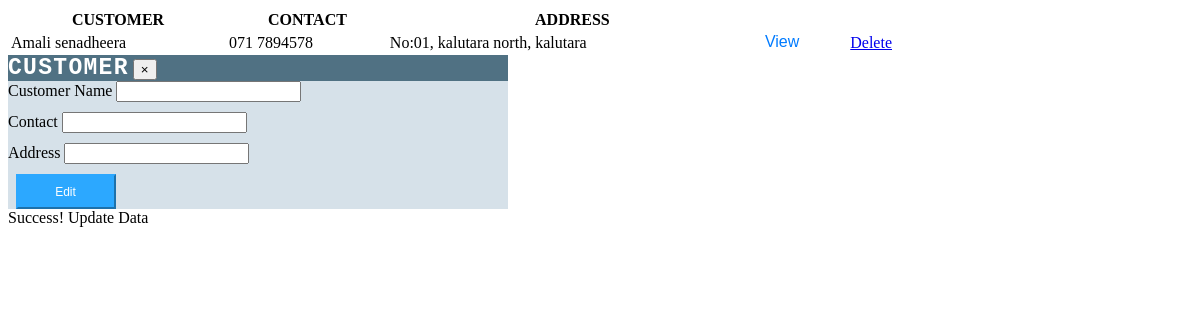
The app's page /tables/customer_table.php (signed in), older data.
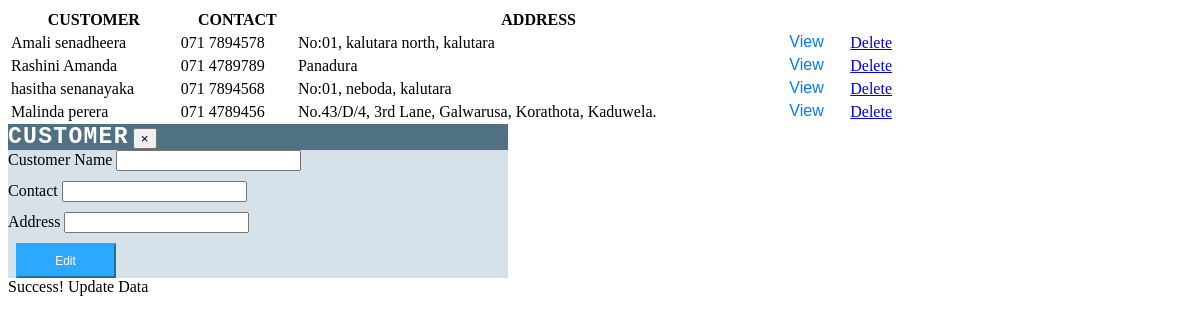
The same page, newer data.
### tables this page shows
CREATE TABLE `customer` (
  `id` int(11) NOT NULL,
  `customer_name` varchar(100) NOT NULL,
  `contact` varchar(100) NOT NULL,
  `address` varchar(100) NOT NULL
);

### tables/customer_table.php (the view, shortened to what this page needs)
<!DOCTYPE html>
<html>
<head>
</head>
<body>
<?php
  require '../include/config.php';
  if(isset($_POST["query"]))
  {
     $search =$_POST["query"];
     $query = "SELECT * FROM customer WHERE customer_name LIKE '%".$search."%' ";
  }
  else
  {
     $query = "SELECT * FROM customer";
  }
  $result = mysqli_query($conn ,$query);
  if(mysqli_num_rows($result)>0)
  {
    ?>
 <div class="tablealign">
  <table id="editable_table" class="table table table-striped">
   <thead>
    <tr>
     <th>CUSTOMER</th>
     <th>CONTACT</th>
     <th>ADDRESS</th>
     <th></th>
     <th></th>
    </tr>
   </thead>
   <tbody>
   <?php
   while($row = mysqli_fetch_array($result))
   {
    echo '
    <tr>
     <td>'.$row["customer_name"].'</td>
     <td>'.$row["contact"].'</td>
     <td>'.$row["address"].'</td>
     <td><button type="button"  id="' .$row["id"].'" name="'.$row["id"].'" class="btn btn-primary btn-sm view_data" data-toggle="modal" data-target="#myModal" style="background-color: transparent; border: 0px; color: #007bff; font-size: 16px; padding-top: 0px;">View</button></td>
     <td style="width: 5%;"><a href="../controller/customer_controller?C_delete_id='.$row["id"].'" onclick="confirmation(event)">Delete</a></td>';
    echo '</tr>';
   }
   ?>
   </tbody>
  </table>
</div>
   <?php
  }
  else
  {
   echo 'Data Not Found';
  }
?>
</body>
</html>
   <div id="myModal" class="modal fade">
    <div class="modal-dialog" style="max-width: 500px;">
     <div class="modal-content" style="height : auto;">
        <div class="modal-header" style="background-color: #507183;">
             <span style="font-size: 23px; font-family: monospace;"><b style="color: white;letter-spacing: 1.3px;">CUSTOMER</b></span>
             <button type="button" class="close" data-dismiss="modal">&times;</button>
        </div>
        <div class="modal-body" style="background-color: #d6e1e9;">
         <form method="post" id="pmh_form_edit">
            <div class="col-sm-12">
              <label>Customer Name</label>
              <input type="text" name="customer_edit" id="customer_edit" class="form-control" style="margin-bottom: 10px;"/>
            </div>
            <div class="col-sm-12">
              <label>Contact</label>
              <input type="text" name="contact_edit" id="contact_edit" class="form-control" style="margin-bottom: 10px;"/>
            </div>
            <div class="col-sm-12">
              <label>Address</label>
              <input type="text" name="address_edit" id="address_edit" class="form-control" style="margin-bottom: 10px;"/>
            </div>
          <div class="col-sm-12">
            <button type="button" id="form_customer_edit" name="form_customer_edit"  onclick="customeredit()" class="btn btn-primary" style="height: 35px; width: 100px; color: white; border-color: #2CA8FF; background-color: #2CA8FF; font-size: 12px;  padding: 4px 10px; margin-top: 0px;     margin-left: 1.5%;">Edit</button>
          </div>
         </form>
        </div>
     </div>
    </div>
     <div id="snackbar">Success! Update Data</div>
 </div>

Row changes from the older to the newer data that the page shows:
added customer: customer_name "Rashini Amanda", contact "071 4789789", address "Panadura"
added customer: customer_name "hasitha senanayaka", contact "071 7894568", address "No:01, neboda, kalutara"
added customer: customer_name "Malinda perera", contact "071 4789456", address "No.43/D/4, 3rd Lane, Galwarusa, Korathota, Kaduwela."
